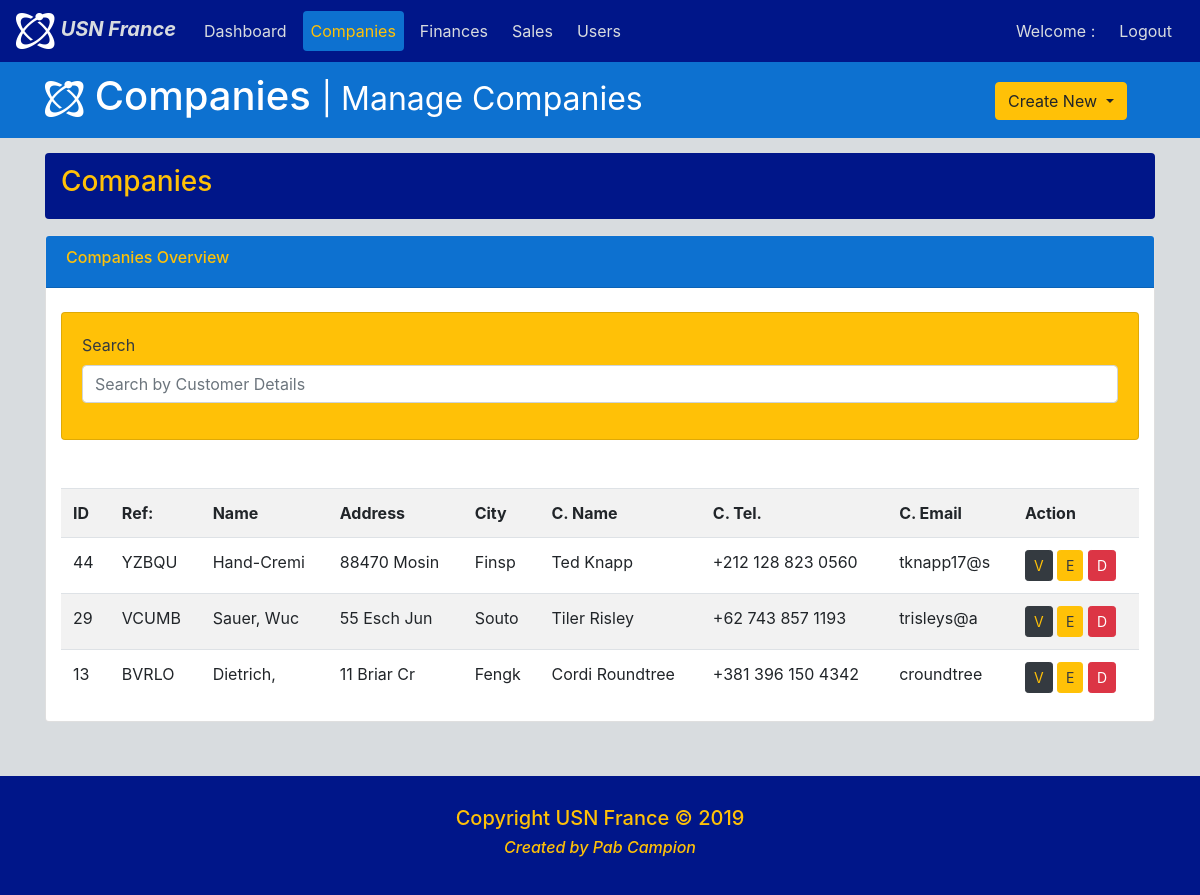
The page /companies.php on the database its author committed.
### tables this page shows
CREATE TABLE IF NOT EXISTS `companies` (
  `C_ID` INT NOT NULL AUTO_INCREMENT,
  `C_REF_NUMBER` VARCHAR(45) NOT NULL,
  `C_NAME` VARCHAR(75) NOT NULL,
  `C_BILLING_ADDRESS` VARCHAR(999) NOT NULL,
  `C_CITY` VARCHAR(45) NOT NULL,
  `C_OWNER` VARCHAR(45) NULL,
  `C_TEL` VARCHAR(20) NULL,
  `C_WEBSITE` VARCHAR(75) NULL,
  `C_EMAIL` VARCHAR(75) NULL,
  `C_CONTACT_NAME` VARCHAR(45) NOT NULL,
  `C_CONTACT_TEL` VARCHAR(20) NOT NULL,
  `C_CONTACT_EMAIL` VARCHAR(75) NOT NULL,
  `F_TOTAL_SALES` FLOAT NULL,
  `F_DISC_TERMS` VARCHAR(45) NULL,
  `F_PAYMENT_LAST` DATE NULL,
  `F_PAYMENT_NEXT` DATE NULL,
  `F_INVOICES` VARCHAR(999) NULL,
  `S_SALES_EXP` FLOAT NULL,
  `S_CALL_LAST` DATE NULL,
  `S_VISIT_LAST` DATE NULL,
  `S_NOTES` VARCHAR(999) NULL,
  `S_REP_ID` INT(5) NULL,
  `M_DATE_MOD` DATE NOT NULL,
  PRIMARY KEY (`C_ID`)
  );

### config/functions.php (called while the page is built, shortened)
<?php
include('session.php');
$queryCompanies = "SELECT * FROM companies ORDER BY M_DATE_MOD DESC LIMIT 3";
$resultCompanies = mysqli_query($conn, $queryCompanies);
$companies = mysqli_fetch_all($resultCompanies, MYSQLI_ASSOC);

### companies.php (the view, shortened to what this page needs)
<?php
    if(!isset($_SESSION['login_user'])){
      include('config/functions.php');
    }
?>
<!doctype html>
<html lang="en">
  <head>
    <?php
    include('config/cssHeader.php');
    ?>
  <body>
  <nav class="navbar navbar-expand-md">
    <a class="navbar-brand" href="#"><img src="img/usn-logo-small.png" class="usn-logo-small" alt="usn-logo-small"> <b><em>USN France</em></b></a>
    <div class="collapse navbar-collapse" id="navbarsExampleDefault">
      <ul class="navbar-nav mr-auto">
        <li class="nav-item">
          <a class="nav-link" href="index.php">Dashboard</a>
        </li>
        <li class="nav-item active">
          <a class="nav-link" href="companies.php">Companies</a>
        </li>
        <li class="nav-item">
          <a class="nav-link" href="finances.php">Finances</a>
        </li>
        <li class="nav-item">
          <a class="nav-link" href="sales.php">Sales</a>
        </li>
        <li class="nav-item">
          <a class="nav-link" href="users.php">Users</a>
        </li>
      </ul>
      <ul class="navbar-nav ml-auto">
        <li class="nav-item">
          <a class="nav-link" href="">Welcome : <i><?php echo $login_session; ?></i></a>
        </li>
        <li class="nav-item">
          <a class="nav-link" href="config/logout.php">Logout</a>
        </li>
      </ul>
    </div>
  </nav>
  <header id="header">
    <div class="container">
      <div class="row">
        <div class="col-md-10">
          <h1> <img src="img/usn-logo-small.png" class="usn-logo-small" alt="usn-logo-small">
          Companies <small>| Manage Companies</small></h1>
        </div>
          <div class="col-md-2">
            <div class="dropdown create">
              <button class="btn btn-warning dropdown-toggle" type="button" id="dropdownMenuButton" data-toggle="dropdown" aria-haspopup="true" aria-expanded="false">
                Create New
              </button>
            </div>
          </div>
        </div>
      </div>
  </header>
  <section id="breadcrumb">
    <div class="container">
      <ol class="breadcrumb">
        <li class="active"><h3> Companies</h3></li>
      </ol>
    </div>
  </section>
  <section id="main">
    <div class="container">
      <div class="card">
        <div class="card-header">
         <h6> Companies Overview</h6>
        </div>
        <br>
          <form action="config/functions.php" method="POST">
          <div class="col-md-12">
            <div class="card text-dark bg-warning">
              <div class="card-body">
                <div class="form-row">
                  <div class="form-group col-md-12">
                    <label>Search</label>
                      <input type="text" name="search_text" id="search_text" placeholder="Search by Customer Details" class="form-control" />
                  </div>
                  </div>
                  </div>
                  </div>
                  <br />
            <br />
            <table class="table table-striped table-hover">
              <tr>
                <th>ID</th>
                <th>Ref:</th>
                <th>Name</th>
                <th>Address</th>
                <th>City</th>
                <th>C. Name</th>
                <th>C. Tel.</th>
                <th>C. Email</th>
                <th>Action</th>
              </tr>
              <?php foreach($companies as $company) { ?>
              <tr>
                <td><?php echo $company['C_ID'] ?></td>
                <td name="coRef" id="coRef"><?php echo $company['C_REF_NUMBER'] ?></td>
                <td><?php echo substr($company['C_NAME'], 0, 10) ?></td>
                <td><?php echo substr($company['C_BILLING_ADDRESS'], 0, 11) ?></td>
                <td><?php echo substr($company['C_CITY'], 0, 5) ?></td>
                <td><?php echo $company['C_CONTACT_NAME'] ?></td>
                <td><?php echo $company['C_CONTACT_TEL'] ?></td>
                <td><?php echo substr($company['C_CONTACT_EMAIL'], 0, 10) ?></td>
                <td>
                <a class="btn text-warning btn-dark btn-sm" id="viewCompany" href="viewCompany.php?id=<?=$company['C_ID']?>">V</a>
                <a href="editCompany.php?id=<?=$company['C_ID']?>"><button
                type="button" id="editCompany"
                class="btn text-dark btn-warning btn-sm">E</button></a>
                <button type="submit" name="deleteCompany" value="<?= $company['C_ID'] ?>" class="btn btn-danger btn-sm" >D</button>
                </td>
              </tr>
              <?php } ?>
            </table>
            </form>
          </div>
        </div>
    <br>
  </section>
    <?php
    include('config/footer.php');
    ?>
  </body>
</html>

### config/cssHeader.php (shortened to what this page needs)
  <link rel="stylesheet" href="https://stackpath.bootstrapcdn.com/bootstrap/4.3.1/css/bootstrap.min.css">
<link rel="stylesheet" href="https://use.fontawesome.com/releases/v5.8.1/css/all.css">
<link href="css/style.css" rel="stylesheet">
</head>

### config/footer.php
<footer id="footer">
  <h5>Copyright USN France &copy; <?php echo date("Y");?></h5>
  <h6> <em>Created by Pab Campion</em> </h6>
</footer>

### css/style.css (style rules this page uses)
body { background: #d8dcdf; }
nav { min-height: 33px !important; margin-bottom: 0; border-radius: 0; }
.navbar { background-color: #001689; }
.navbar .navbar-brand { color: #d8dcdf; }
.navbar .navbar-nav .nav-link { color: #d8dcdf; border-radius: .25rem; margin: 0 0.25em; }
.navbar .navbar-nav .nav-item.active .nav-link, .navbar .navbar-nav .nav-item.active .nav-link:hover, .navbar .navbar-nav .nav-item.active .nav-link:focus, .navbar .navbar-nav .nav-item.show .nav-link, .navbar .navbar-nav .nav-item.show .nav-link:hover, .navbar .navbar-nav .nav-item.show .nav-link:focus { color: #ffc107; background-color: #0d71d0; }
.navbar .navbar-collapse, .navbar .navbar-form { border-color: #d8dcdf; }
#header { background-color: #0d71d0; color: #ffffff; padding-top: 10px; padding-bottom: 10px; margin-bottom: 15px; }
#header .create { padding-top: 10px; }
.breadcrumb { background: #001689; color: #ffc107 !important; }
.card .card-header { background: #0d71d0; color: #ffc107; }
#footer { background: #001689 !important; color: #ffc107 !important; text-align: center; padding: 30px; margin-top: 30px; }

### rows shown on the page
companies: C_ID "44", C_REF_NUMBER "YZBQU", C_NAME "Hand-Cremi", C_BILLING_ADDRESS "88470 Mosin", C_CITY "Finsp", C_CONTACT_NAME "Ted Knapp", C_CONTACT_TEL "+212 128 823 0560", C_CONTACT_EMAIL "tknapp17@s"
companies: C_ID "29", C_REF_NUMBER "VCUMB", C_NAME "Sauer, Wuc", C_BILLING_ADDRESS "55 Esch Jun", C_CITY "Souto", C_CONTACT_NAME "Tiler Risley", C_CONTACT_TEL "+62 743 857 1193", C_CONTACT_EMAIL "trisleys@a"
companies: C_ID "13", C_REF_NUMBER "BVRLO", C_NAME "Dietrich,", C_BILLING_ADDRESS "11 Briar Cr", C_CITY "Fengk", C_CONTACT_NAME "Cordi Roundtree", C_CONTACT_TEL "+381 396 150 4342", C_CONTACT_EMAIL "croundtree"
